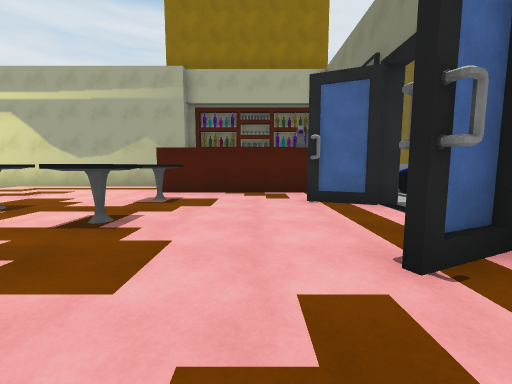
View 1 (above)

12 first-person views from a walk through a scene from a Unity 3-D project. The camera is 1.4 m above the floor, tilts 6° down and sees 90° across. The floor is counted in squares, 2 m on a side. Each view is taken from the middle of a square. On the plan, view 1 faces up. The plan holds only what a view shows up to about 9 squares ahead; the rest is blank. The place goes on beyond the plan. Some animated figures are not drawn. Surface patterns are stand-ins for the level's own textures.

View 2
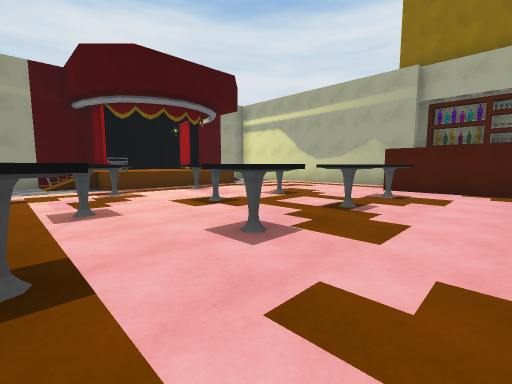

View 3
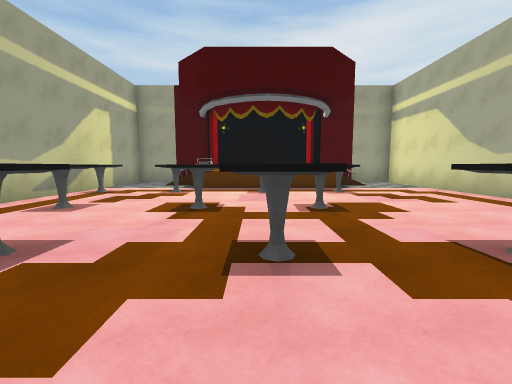

View 4
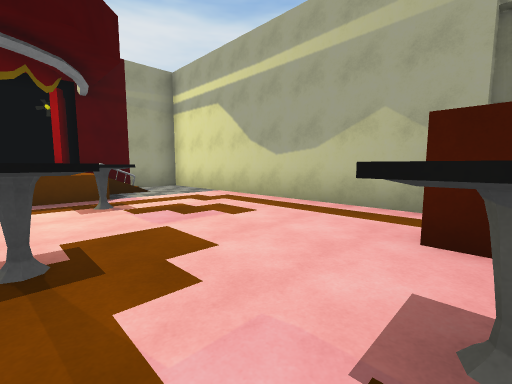

View 5
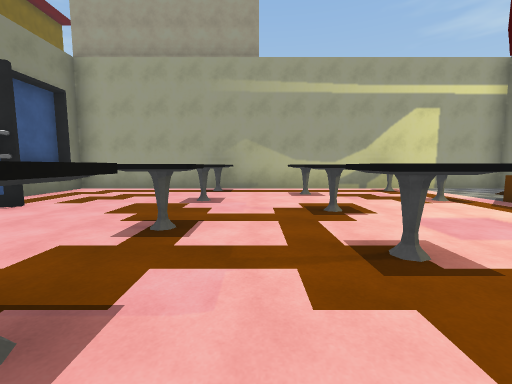

View 6
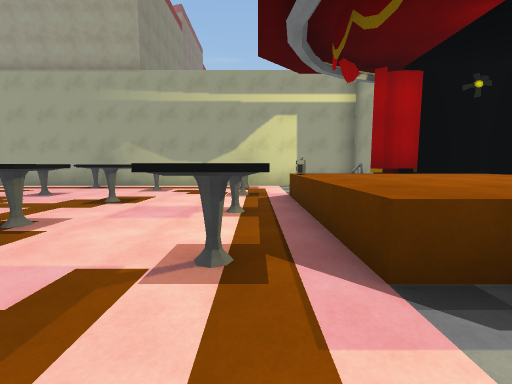

View 7
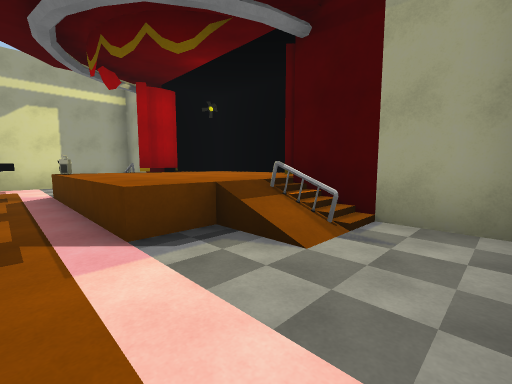

View 8
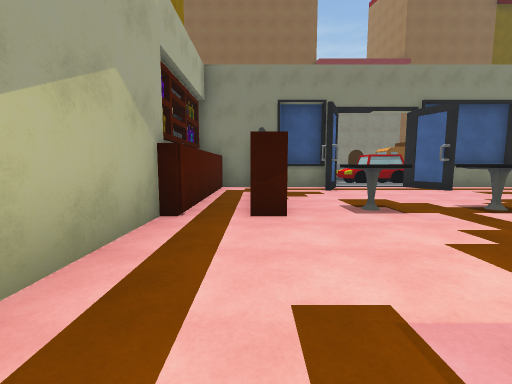

View 9
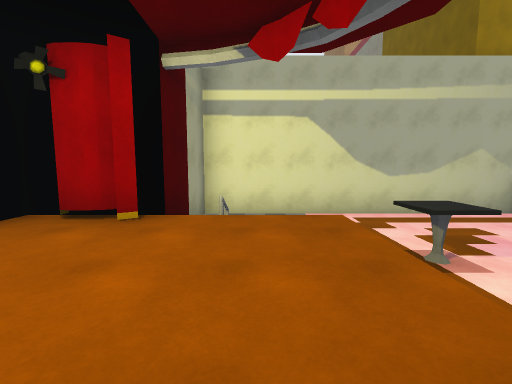

View 10
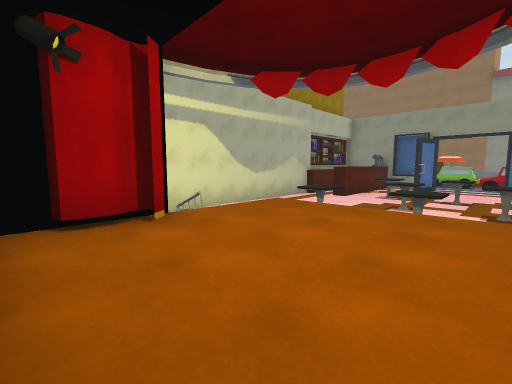

View 11
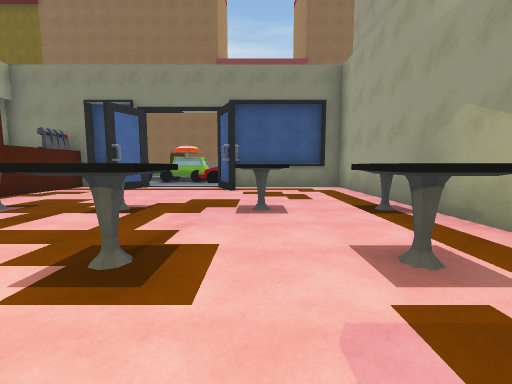

View 12
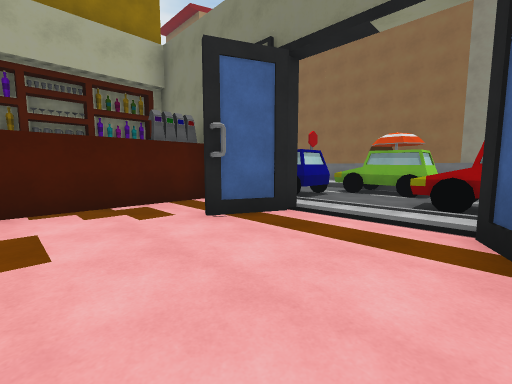

### Floor plan
Key: @ floor where view 1 was taken; # wall or solid block; . main floor; - floor 0.25 m lower than the main floor; : floor 1 m higher than the main floor; / step, stairs or slope; = window, fence, low wall or low ledge; ^ raised ledge; H house; C car.
Columns run from 13 left of view 1 to 7 right of it. Each row starts with its distance up from view 1.
 10                H
  9   ##########   H
  8   #........#####  C
  7   #/.......#####  C-
  6 ###=/..........^. C-C
  5 #:::::^....^..##. --C
  4 #:::::...^....... --C
  3 #:::::^....^..... C-
  2 #:::::...^....##. C
  1 ####/=^....^...^  C
  0   ##/....^...@.^
 -1   #...^....^...^
 -2   ##############
 -3           H

Where each view was taken, in squares from view 1:
view 1: 0 up, 0 right, facing up
view 2: 1 down, 0 right, facing up-left
view 3: 3 up, 0 right, facing left
view 4: 4 up, 2 left, facing up-left
view 5: 6 up, 3 left, facing down
view 6: 7 up, 7 left, facing down
view 7: 8 up, 7 left, facing down-left
view 8: 7 up, 6 left, facing right
view 9: 2 up, 9 left, facing up
view 10: 2 up, 12 left, facing up-right
view 11: 1 up, 6 left, facing right
view 12: 2 up, 1 left, facing up-right
